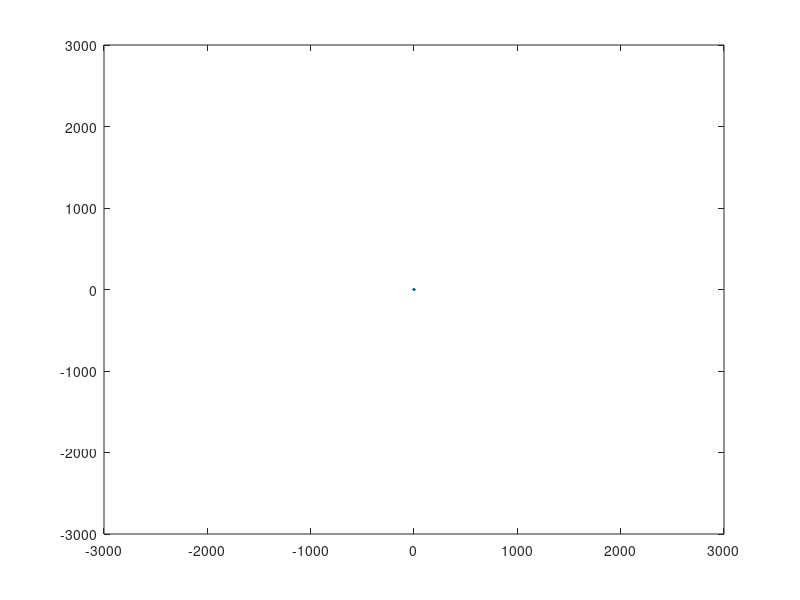

This chart was generated by the following MATLAB code:
data = input("Enter Sensor Data: ")
xpoints = data.*[0 cos(pi/4) 1 cos(pi/4) 0 -cos(pi/4) -1 -cos(pi/4)];
ypoints = data.*[1 sin(pi/4) 0 -sin(pi/4) -1 -sin(pi/4) 0 sin(pi/4)];

plot(xpoints, ypoints, 'LineStyle', 'none', 'Marker','.')
xlim([-3000 3000])
ylim([-3000 3000])